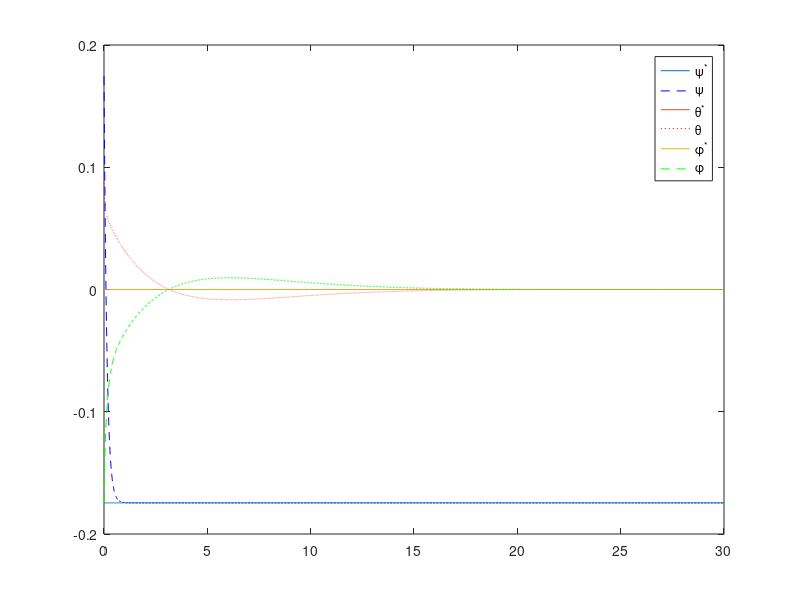
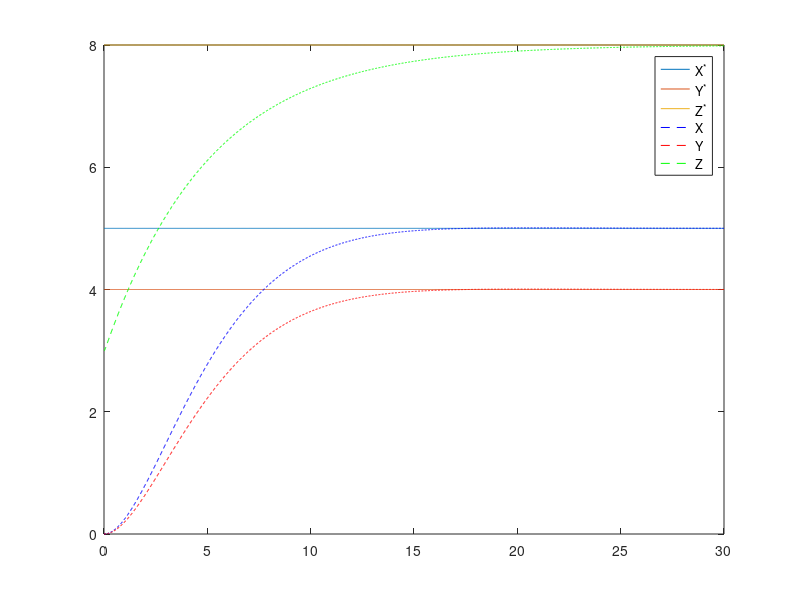
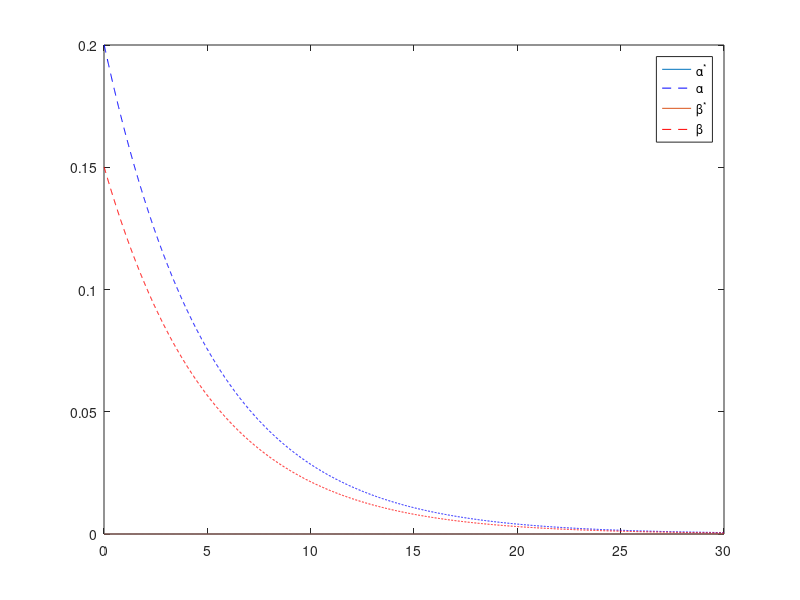

Here is the MATLAB script that generated these plots, in order: (Note: this script raises an error after producing the figures.)
close all
clear all
clc
% physical constants      
g = 9.81; 
M = 0.5; m = 0.01;
L = 0.25; LR = 0.2;
Ixx = 5*10^-3; Iyy = 5*10^-3; Izz = 10*10^-3; 
k = 3*10^-6; 
b = 10^-7;
I = diag([Ixx Iyy Izz]);

%constants
Kv = [0.63 ;0.63; 31.5];  %for positions
Kp = [0.1225 ; 0.1225; 6.125];
Kpe = [6; 5.2; 7];      %for angles
Kpw = [4; 3; 4.9];
Kvs = [94.5; 94.5];
Kps = [18.375; 18.375];

%Desired position and attitude
ref = [5 4 8]';
ref_dot = [0 0 0]';
ref_ddot = [0 0 0]';
Fstar = [0];
euler_star = pi./180*[0 0 -10]';
euler_dstar = [0 0 0]';
tau_star = [0 0 0]';
w_star = [0 0 0]';
w_dstar = [0 0 0]';
sway_star = [0 0]';
sway_dstar = [0 0]';


%Body Frame
w = [0 0 0]';
w_dot = [0 0 0]';
w_r = [0 0 0 0]';
% Inertial frame
pos = [0 0 3]';                   
posdot = [0 0 0]';
posddot = [0 0 0]';
euler = pi./180*[-10 5 10]';
euler_dot  = [0 0 0]';

sway = [0.2 0.15]';
sway_dot = [0 0]';
sway_ddot = [0 0]';

%cos(euler(1,1))
%Simulation
dt = 0.01;
for k = 1:3000
    
    posddot(:,k) = ref_ddot + Kv.*(ref_dot - posdot(:,k)) + Kp.*(ref - pos(:,k));
    posdot(:,k+1) = posdot(:,k) + dt*posddot(:,k);
    pos(:,k+1) = pos(:,k) + dt*posdot(:,k);
    
    sway_ddot(:,k) = Kvs.*(sway_dstar -sway_dot(:,k)) + Kps.*(sway_star - sway(:,k));
    sway_dot(:,k+1) = sway_dot(:,k) + dt*sway_ddot(:,k);
    sway(:,k+1) = sway(:,k) + dt*sway_dot(:,k);
    
    A = posddot(1,k) - LR*(-sin(sway(1,k))*sin(sway(2,k))*sway_ddot(2,k) - cos(sway(1,k))*sin(sway(2,k))*sway_dot(1,k)*sway_dot(2,k) - sin(sway(1,k))*cos(sway(2,k))*sway_dot(2,k)^2 + cos(sway(1,k))*cos(sway(2,k))*sway_ddot(1,k) - sin(sway(1,k))*cos(sway(2,k))*sway_dot(1,k)^2 - cos(sway(1,k))*sin(sway(2,k))*sway_dot(1,k)*sway_dot(2,k));
    B = posddot(2,k) + LR*(cos(sway(2,k))*sway_ddot(2,k) - sin(sway(2,k))*sway_dot(2,k)^2);
    C = posddot(3,k) - LR*(-cos(sway(1,k))*sin(sway(2,k))*sway_ddot(2,k) - cos(sway(1,k))*cos(sway(2,k))*sway_dot(2,k)*sway_dot(2,k) - sin(sway(1,k))*sin(sway(2,k))*sway_dot(2,k)*sway_dot(1,k) - sin(sway(1,k))*cos(sway(2,k))*sway_ddot(1,k) - cos(sway(1,k))*cos(sway(2,k))*sway_dot(1,k)^2 + sin(sway(1,k))*sin(sway(2,k))*sway_dot(1,k)*sway_dot(2,k));
    
    Fstar(k) = (M*g + M*posddot(3,k) + m*C)/(cos(euler(2,k))*cos(euler(1,k)));
    
    euler_star(1,k+1) = asin(((M*posddot(1,k) + m*A)*sin(euler_star(3,k)) - (M*posddot(2,k) + m*B)*cos(euler_star(3,k)))/Fstar(k));
    euler_star(2,k+1) = asin(((M*posddot(1,k) + m*A)*cos(euler_star(3,k)) + (M*posddot(2,k) + m*B)*sin(euler_star(3,k)))/Fstar(k)*cos(euler_star(1,k)));
    euler_star(3,k+1) = euler_star(3,k);
    
    euler_dot(:,k) = euler_dstar + Kpe.*(euler_star(:,k) - euler(:,k));
    euler(:,k+1) = euler(:,k) + dt*euler_dot(:,k);
    Retw = [1 0 -sin(euler(2,k));
            0 cos(euler(1,k)) cos(euler(2,k))*sin(euler(1,k)); 
            0 -sin(euler(1,k)) cos(euler(2,k))*cos(euler(1,k))];
    w(:,k) = Retw * euler_dot(:,k);
    
    w_dot(:,k) = w_dstar + Kpw.*[w_star(1) - w(1,k);
                                 w_star(2) - w(2,k);
                                 w_star(3) - w(3,k)];
    
    tau_star(:,k) = [Ixx*w_dot(1,k) + (Izz-Iyy)*w(2,k)*w(3,k); 
                     Iyy*w_dot(2,k) + (Ixx-Izz)*w(1,k)*w(3,k); 
                     Izz*w_dot(3,k) + (Iyy-Ixx)*w(1,k)*w(2,k)];
                 
    w_r(:,k) = sqrt(inv([k k k k;
                         L*k 0 -L*k 0;
                         0 L*k 0 -L*k;
                         b -b b -b] ) * [Fstar(k);tau_star(:,k)]);
end
t = 0:0.01:30;

figure(1);
plot(t,euler_star(3,1)*ones(k+1,1),t,euler(3,:),'b--',t,euler_star(2,1)*ones(k+1,1),t,euler(2,:),'r:',t,euler_star(1,1)*ones(k+1,1),t,euler(1,:),'g--'),legend('\psi^*','\psi','\theta^*','\theta','\phi^*','\phi');
figure(2);
plot(t,ref(1)*ones(k+1,1),t,ref(2)*ones(k+1,1),t,ref(3)*ones(k+1,1),t,pos(1,:),'b--',t,pos(2,:),'r--',t,pos(3,:),'g--'),legend('X^*','Y^*','Z^*','X','Y','Z');
figure(3);
plot(t, sway_star(1)*ones(k+1,1), t,sway(1,:),'b--', t, sway_star(2)*ones(k+1,1), t,sway(2,:),'r--'),legend('\alpha^*', '\alpha','\beta^*', '\beta');

Z = stepinfo(pos(3,:),t,ref(3));
Y = stepinfo(pos(2,:),t,ref(2));
X = stepinfo(pos(1,:),t, ref(1));